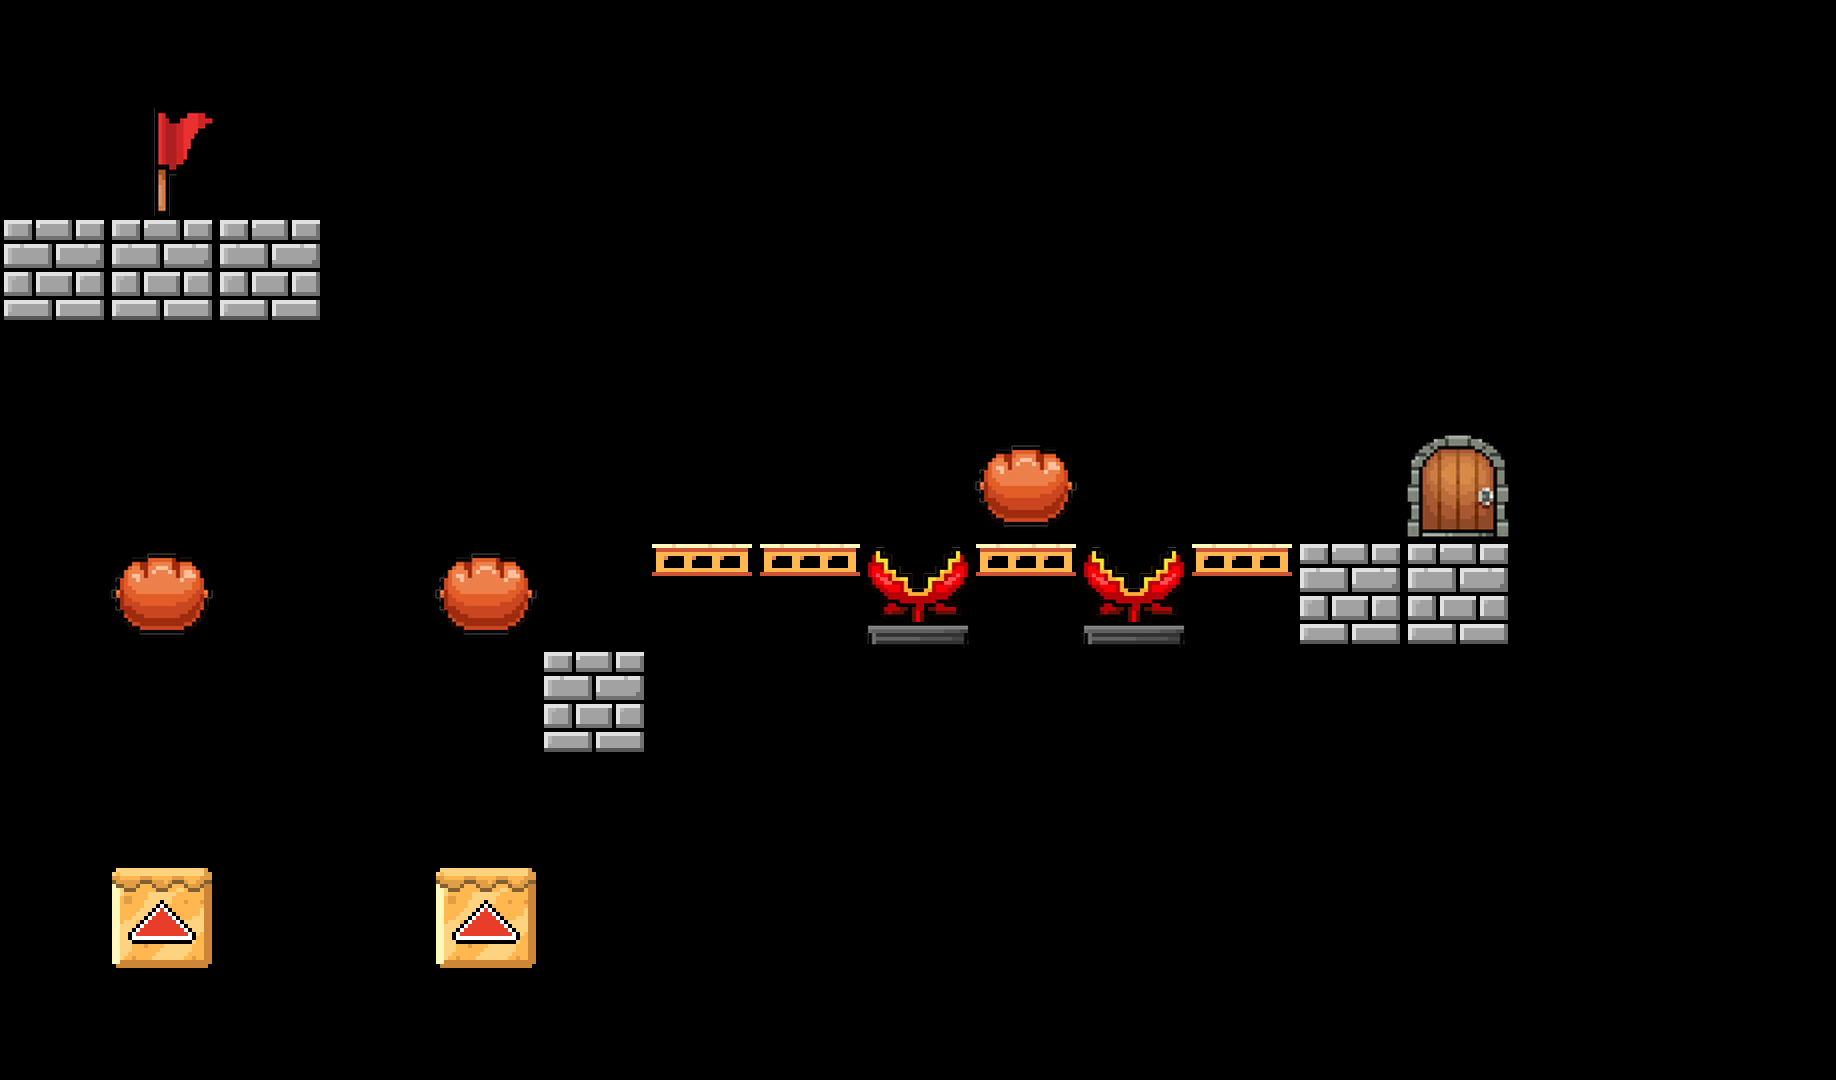

This game map was drawn from its Tiled (.tmx) file and the tilesets committed beside it. A one-line description and the full map source follow:
An orthogonal 17x10 tile map with 108x108 px tiles, 1 tile layer (TileLayer).

<map version="1.5" tiledversion="1.7.2" orientation="orthogonal" renderorder="right-down" width="17" height="10" tilewidth="108" tileheight="108" infinite="0" nextlayerid="2" nextobjectid="1">
 <tileset firstgid="1" source="tile_108.tsx" />
 <layer id="1" name="TileLayer" width="17" height="10">
  <data encoding="csv">
0,0,0,0,0,0,0,0,0,0,0,0,0,0,0,0,0,
0,1,0,0,0,0,0,0,0,0,0,0,0,0,0,0,0,
5,5,5,0,0,0,0,0,0,0,0,0,0,0,0,0,0,
0,0,0,0,0,0,0,0,0,0,0,0,0,0,0,0,0,
0,0,0,0,0,0,0,0,0,3,0,0,0,2,0,0,0,
0,3,0,0,3,0,9,9,13,9,13,9,5,5,0,0,0,
0,0,0,0,0,5,0,0,0,0,0,0,0,0,0,0,0,
0,0,0,0,0,0,0,0,0,0,0,0,0,0,0,0,0,
0,18,0,0,18,0,0,0,0,0,0,0,0,0,0,0,0,
0,0,0,0,0,0,0,0,0,0,0,0,0,0,0,0,0
</data>
 </layer>
</map>
